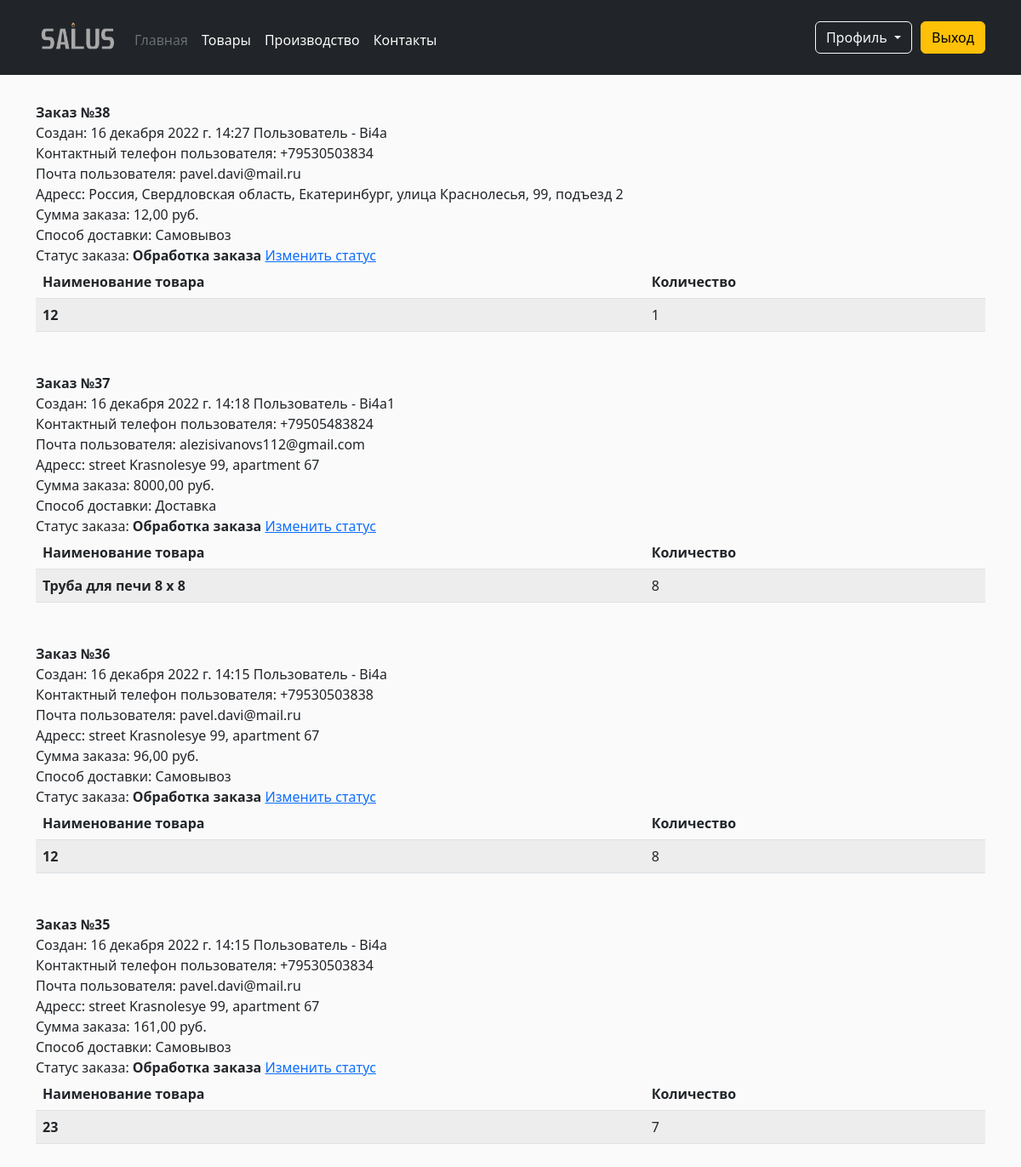
The page /order/orders/ (signed in) on the database as committed earlier.
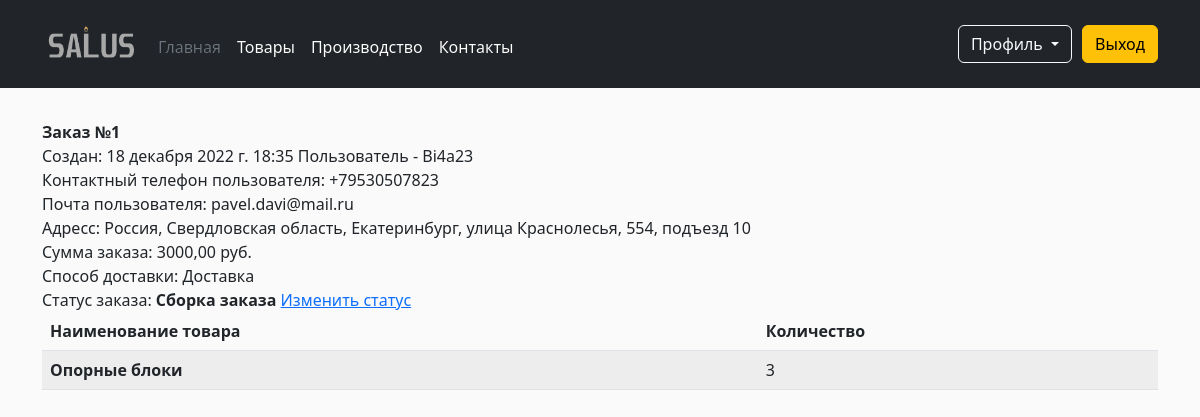
The same page on the database as committed later.
### orders/models.py (models this page shows, shortened)
class Order(models.Model):
    ORD_STATUS = [
        ('Обработка заказа', 'В обработке'),
        ('Сборка заказа', 'Сборка'),
        ('Заказ готов', 'Заказ готов'),
        ('Заказ завершен', 'Заказ завершен'),
        ('Заказ отменен', 'Заказ отменен'),
        ('Заказ возвращен', 'Заказ возвращен')
    ]
    DELIVERY = [
        ('Самовывоз', 'Самовывоз' ),
        ('Доставка', 'Доставка')
    ]
    products = models.ManyToManyField(Product)
    first_name = models.CharField(max_length=50, verbose_name='Имя')
    last_name = models.CharField(max_length=50, verbose_name='Фамилия')
    price = models.DecimalField(validators=[MinValueValidator(Decimal('0.01'))], max_digits=10, decimal_places=2, verbose_name='Цена', null=True)
    email = models.EmailField()
    quantity = models.CharField(max_length= 100, verbose_name='Количество', null=True)
    user = models.ForeignKey(settings.AUTH_USER_MODEL, on_delete = models.DO_NOTHING, null=True)
    address = models.CharField(max_length=250, verbose_name='Адрес')
    created = models.DateTimeField(auto_now_add=True)
    updated = models.DateTimeField(auto_now=True)
    delivery = models.CharField(("delivery"), choices=DELIVERY, default='Доставка', max_length=17)
    status = models.CharField(("status"), choices=ORD_STATUS, default='Обработка заказа', max_length=17)
    phone = PhoneNumberField(verbose_name='Контактный телефон', null=True)
    class Meta:
        ordering = ('-created',)
        verbose_name = 'Заказ'
        verbose_name_plural = 'Заказы'

### authentication/models.py (models this page shows)
class CustomUser(AbstractUser):
    ROLES = [
        (1, 'Manager'),
        (2, 'User'),
    ]
    email = models.EmailField()
    role = models.PositiveSmallIntegerField(("role"), choices=ROLES, default=2)

### shop/models.py (models this page shows, shortened)
class Product(models.Model):
    category = models.ForeignKey(Category, related_name='products', on_delete=CASCADE, verbose_name='Категория')
    name = models.CharField(max_length=50, db_index=True, verbose_name='Название товара')
    description = models.TextField(max_length=1000, blank=True, verbose_name='Описание и спецификация')
    price = models.DecimalField(validators=[MinValueValidator(Decimal('0.01'))], max_digits=10, decimal_places=2, verbose_name='Цена')
    opt_price = models.DecimalField(validators=[MinValueValidator(Decimal('0.01'))], max_digits=10, decimal_places=2, verbose_name='Оптовая цена',  blank=True, null=True)
    opt_price_if = models.PositiveIntegerField(default=10000, verbose_name='Количество, необходимое для оптовой цены', blank=True, null=True)
    image = models.ImageField(upload_to='product/%Y/%m/%d', blank=True, null=True, verbose_name='Изображение')
    created = models.DateTimeField(auto_now_add=True)
    uploaded = models.DateTimeField(auto_now=True)
    class Meta:
        ordering = ('name',)
        verbose_name = 'Товар'
        verbose_name_plural = 'Товары'
    def __str__(self):
        return self.name

### orders/views.py (the view)
# urls.py: path('orders/', views.my_orders, name='orders_user'),
def my_orders(request):
    if request.user.role == 2:
        myorders = Order.objects.filter(user=request.user)
    else:
        myorders = Order.objects.all()
    orders = []
    for order in myorders:
        quantity = order.quantity
        str_quantites = quantity.split(' ')
        products = []
        for i in range(order.products.count()):
            for j in range(len(str_quantites)):
                temp = str_quantites[j].split(':')
                if int(temp[0]) == order.products.all()[i].pk:
                    products.append([order.products.all()[i], temp[1]])
        orders.append([[order.pk, order.user, order.address, order.price, order.status, order.delivery, order.phone, order.email, order.created, order.updated], products])
    return render(request, 'user_orders.html', {'orders': orders,})

### cart/context_processors.py (called while the page is built)
def cart(request):
    return {'cart': Cart(request)}

### templates/user_orders.html (shortened to what this page needs)
{% extends 'index.html' %}
{% load static %}
{% block container %}
{% if orders %}
{% for order in  orders %}
    <div class="container pt-3 box order_obr"  style="">
                 <div class="cart-row pt-3">
                     <div><strong>Заказ №{{ order.0.0 }}</strong><br> Создан: {{ order.0.8 }} {% if user.role == 1 %} Пользователь - {{ order.0.1 }}
                         <br>Контактный телефон пользователя: {{ order.0.6 }}
                         <br>Почта пользователя:  {{ order.0.7 }}
                         {% endif %}
                         <br> Адресс: {{order.0.2}}<br> Сумма заказа: {{order.0.3}} руб.
                         <br> Способ доставки: {{ order.0.5 }}<br>
                         Статус заказа: <strong>{{order.0.4}}</strong> {% if user.role == 1 %} <a class="" href="{% url 'orders:status_update' order.0.0 %}">Изменить статус</a>{% endif %}
                     </div>
                     <table class="table table-striped">
                         <thead>
                            <tr>
                              <th scope="col">Наименование товара</th>
                              <th scope="col">Количество</th>
                            </tr>
                          </thead>
                          <tbody>
                          {% for product in order.1 %}
                            <tr>
                              <th scope="row">{{ product.0 }}</th>
                              <td>{{ product.1 }}</td>
                            </tr>
                         {% endfor %}
                    </table>
          </div>
    </div>
{% endfor %}
{% else %}
<div class="container"><center><h1 style="margin-top: 100px;">Заказов нет!</h1></center></div>
{% endif %}
<br><br><br><br>
{% endblock %}

Rows that differ between the two databases and show on the page:
removed Order: created "16 декабря 2022 г. 14:27", phone "+79530503834", email "pavel.davi@mail.ru", address "Россия, Свердловская область, Екатеринбург, улица Краснолесья, 99, подъезд 2", price "12,00", delivery "Самовывоз", status "Обработка заказа"
removed Product: name "12", opt_price_if "1", product "8"
removed Order: created "16 декабря 2022 г. 14:18", phone "+79505483824", email "alezisivanovs112@gmail.com", address "street Krasnolesye 99, apartment 67", price "8000,00", delivery "Доставка", status "Обработка заказа"
removed CustomUser: username "Bi4a1"
removed Product: name "Труба для печи 8 х 8", id "8", shown under "37"
removed Order: created "16 декабря 2022 г. 14:15", phone "+79530503838", email "pavel.davi@mail.ru", address "street Krasnolesye 99, apartment 67", price "96,00", delivery "Самовывоз", status "Обработка заказа"
removed Order: created "16 декабря 2022 г. 14:15", phone "+79530503834", email "pavel.davi@mail.ru", address "street Krasnolesye 99, apartment 67", price "161,00", delivery "Самовывоз", status "Обработка заказа"
removed Product: name "23", product "7", shown under "35"
added Order: created "18 декабря 2022 г. 18:35", phone "+79530507823", email "pavel.davi@mail.ru", address "Россия, Свердловская область, Екатеринбург, улица Краснолесья, 554, подъезд 10", price "3000,00", delivery "Доставка", status "Сборка заказа"
added Product: name "Опорные блоки", product "3", shown under "1"
Other text that changed with them:
new list line: "Заказ № 1 Создан: Пользователь - Контактный телефон пользователя: Почта пользователя: Адресс: Сумма заказа: руб. Способ доставки: Статус заказа: Изменить статус Наименование товара Количество"
new list line: "Bi4a23"
list line gone: "Заказ № 38 Создан: Пользователь - Контактный телефон пользователя: Почта пользователя: Адресс: Сумма заказа: руб. Способ доставки: Статус заказа: Изменить статус Наименование товара Количество"
list line gone: "Bi4a"
list line gone: "Заказ № 37 Создан: Пользователь - Контактный телефон пользователя: Почта пользователя: Адресс: Сумма заказа: руб. Способ доставки: Статус заказа: Изменить статус Наименование товара Количество"
list line gone: "Заказ № 36 Создан: Пользователь - Контактный телефон пользователя: Почта пользователя: Адресс: Сумма заказа: руб. Способ доставки: Статус заказа: Изменить статус Наименование товара Количество"
list line gone: "Заказ № 35 Создан: Пользователь - Контактный телефон пользователя: Почта пользователя: Адресс: Сумма заказа: руб. Способ доставки: Статус заказа: Изменить статус Наименование товара Количество"
